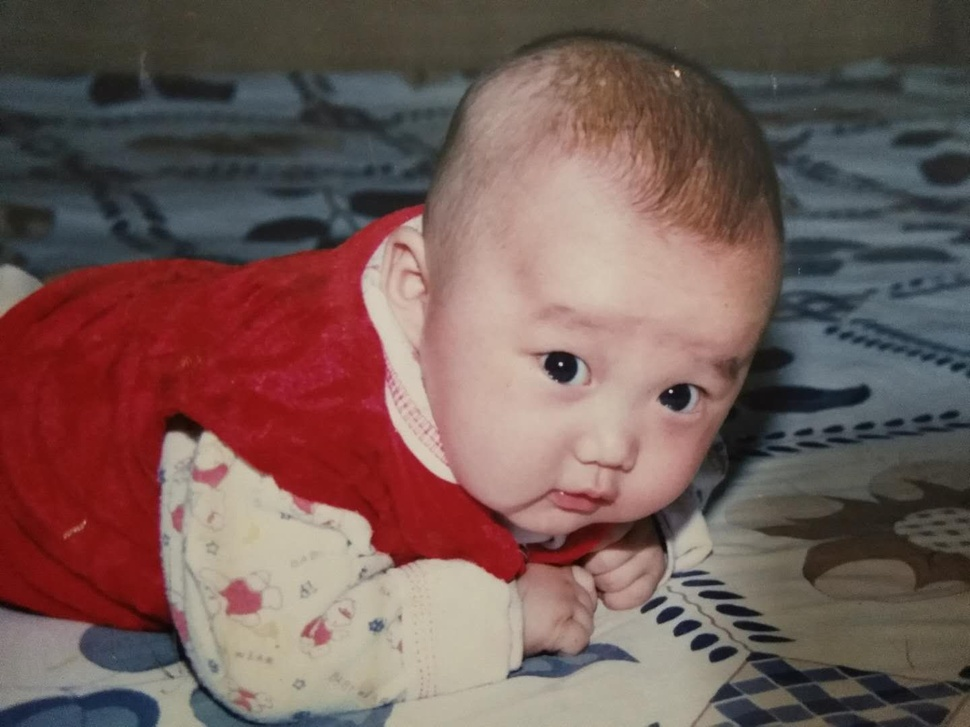
//> input picture opencvtest/100.jpg, 970 x 727 px, shrunk from 1440 x 1080 before the run, given in place of the camera
$ ./main   (built with g++ and OpenCV 4)
//> lines starting //> are read from the running program, lines starting //| are printed output that depends on the picture; after the words box and inside, x2 and y2 are one past the last pixel; in counts of white or black regions, pixels touching at a corner belong together
#include<iostream>
#include<opencv2/opencv.hpp>
using namespace std;
using namespace cv;
int main(void) {
	const char input[] = "InputImage";
	const char output[] = "OutputImage";
	VideoCapture cap;
	cap.open(0);
	/*Mat src = imread("..\\build.jpg");
	if (src.empty()) {
		cout << "Loading image failed!" << endl;
		waitKey(0);
		return -1;
	}*/if (cap.isOpened()) {
		//pyrDown(src, src, Size(src.cols / 2, src.rows / 2));

		Mat src,gray,edge;
		namedWindow(input, WINDOW_AUTOSIZE);
		namedWindow(output, WINDOW_AUTOSIZE);
		while (1) {
			cap >> src;
//> src is the input picture: 727 rows x 970 cols, CV_8UC3; mean B, G, R 86.2, 90.5, 115.8
			cvtColor(src, gray, COLOR_BGR2GRAY);
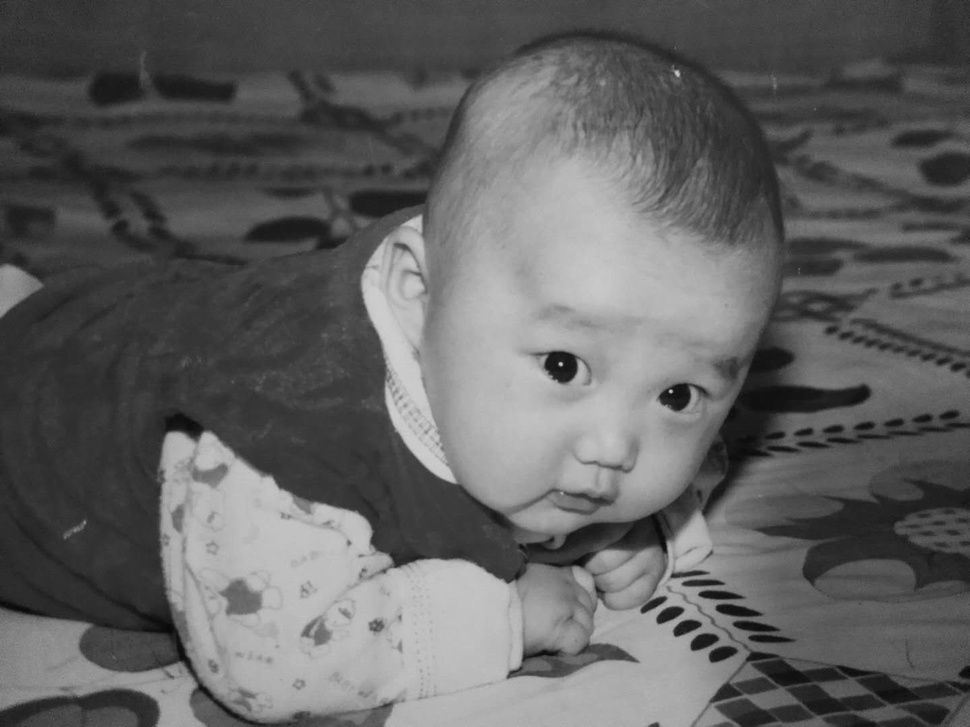
//> gray: 727 rows x 970 cols, CV_8UC1; min 5, max 207, mean 97.6
			Canny(gray, edge, 100, 200);
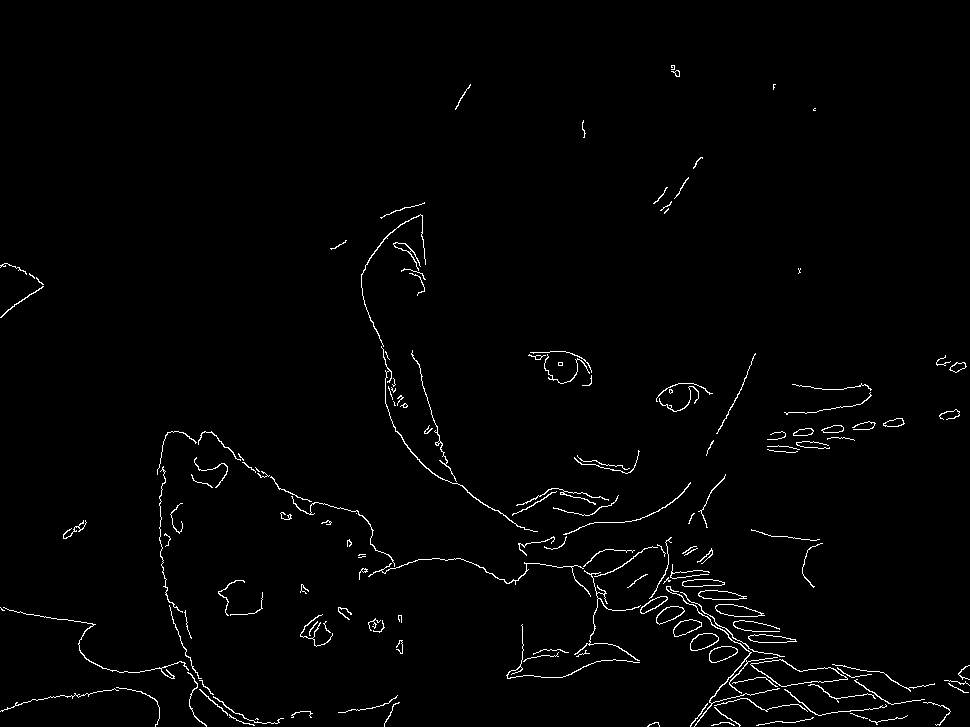
//> edge: 727 rows x 970 cols, CV_8UC1; 1.5% white in thin lines or dots
			vector<Vec4f> pointline;
			HoughLinesP(edge, pointline, 1, CV_PI / 180, 10, 50, 5);//最后两个参数对直线的识别很重要！！！
//> pointline = 6 lines (x1, y1, x2, y2): [744, 659, 806, 706], [302, 499, 358, 512], [507, 518, 560, 489], [702, 709, 749, 655], [420, 373, 442, 445], [160, 543, 161, 486]
			for (int i = 0; i < pointline.size(); i++) {
				line(src, Point(pointline[i][0], pointline[i][1]), Point(pointline[i][2], pointline[i][3]), Scalar(0, 255, 0), 1);
			}
//> this loop made 6 passes
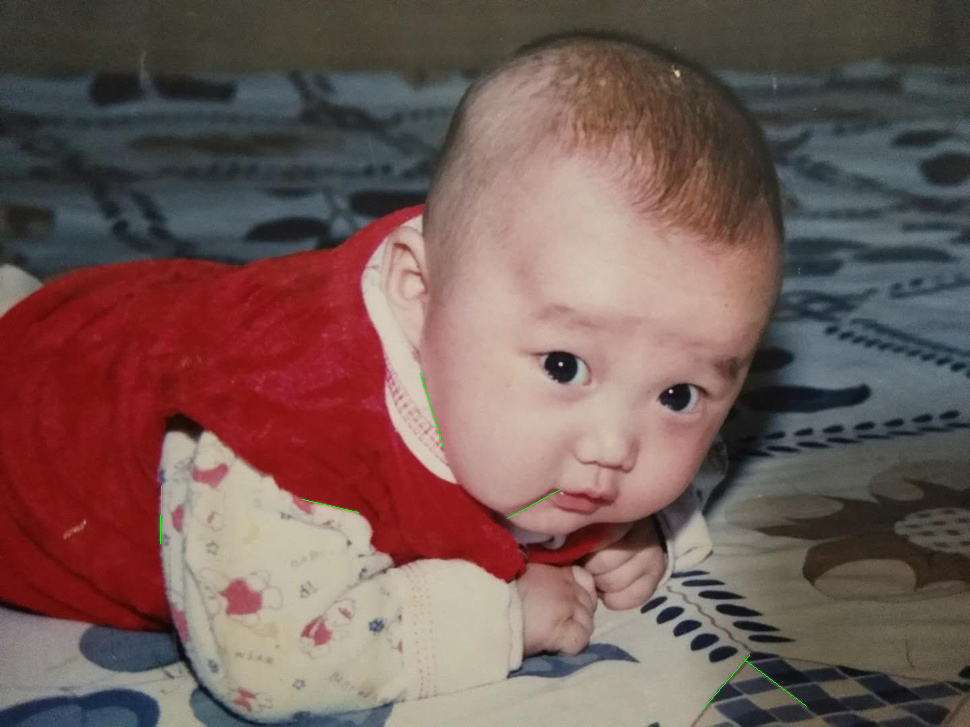
//> src: 727 rows x 970 cols, CV_8UC3; 0.05% of pixels changed, all inside (x1, y1, x2, y2) = (160, 373, 807, 710)
			if(waitKey(20)>0)
//> the Esc key is pressed
			imshow(input, src);
			imshow(output, edge);
		}
		//waitKey(0);
	}
	return 0;
}
//hough变换计算缓慢，对视频的话很卡

$ run again, on opencvtest/Back_hand0.jpg
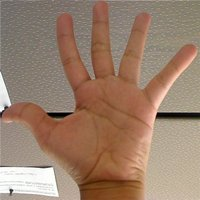
//> input picture opencvtest/Back_hand0.jpg, 200 x 200 px, given in place of the camera
//> src is the input picture: 200 rows x 200 cols, CV_8UC3; mean B, G, R 107.8, 127.1, 154.3
//> `cvtColor(src, gray, COLOR_BGR2GRAY);`:
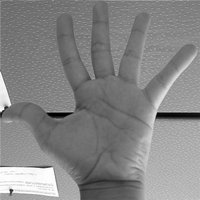
//> gray: 200 rows x 200 cols, CV_8UC1; min 0, max 255, mean 133.1
//> `Canny(gray, edge, 100, 200);`:
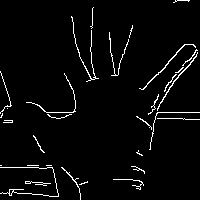
//> edge: 200 rows x 200 cols, CV_8UC1; 3.4% white in thin lines or dots
//> pointline = empty

$ run again, on opencvtest/Back_hand2.jpg
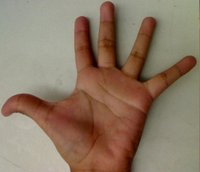
//> input picture opencvtest/Back_hand2.jpg, 200 x 172 px, given in place of the camera
//> src is the input picture: 172 rows x 200 cols, CV_8UC3; mean B, G, R 101.1, 120.5, 140.6
//> `Canny(gray, edge, 100, 200);`:
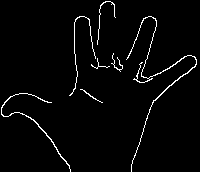
//> edge: 172 rows x 200 cols, CV_8UC1; 2.7% white in thin lines or dots
//> pointline = 1 line (x1, y1, x2, y2): [131, 166, 152, 102]
//> the loop `for (int i = 0; i < pointline.size(); i++)` made 1 pass
//> after the loop `for (int i = 0; i < pointline.size(); i++)`:
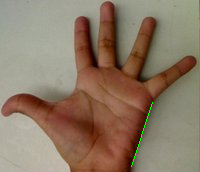
//> src: 172 rows x 200 cols, CV_8UC3; 0.19% of pixels changed, all inside (x1, y1, x2, y2) = (131, 102, 153, 167)
